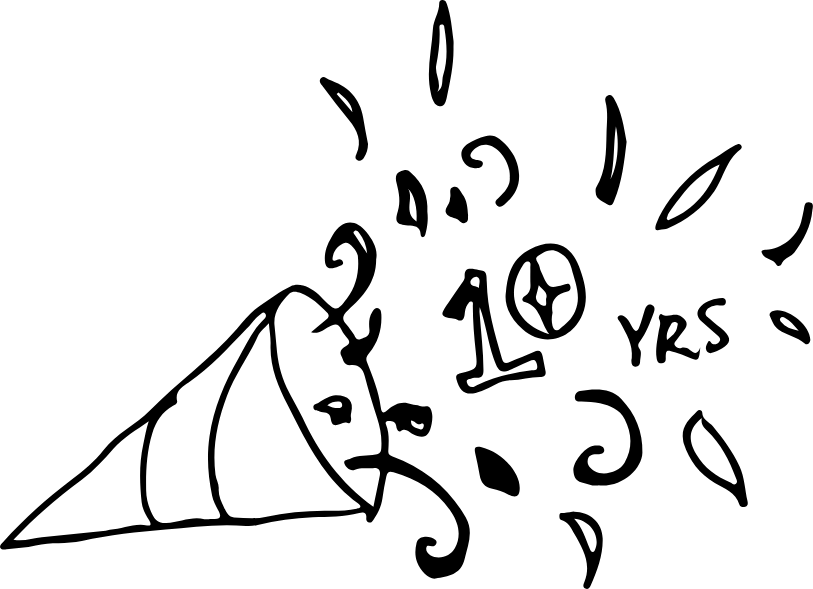
#> input picture digitizer/raster/10yrs_confetti.png, 813 x 589 px; its folder holds only this picture in this run
$ python cli.py ../raster/10yrs_confetti.png
#> lines starting #> are read from the running program, lines starting #| are printed output that depends on the picture; after the words box and inside, x2 and y2 are one past the last pixel; in counts of white or black regions, pixels touching at a corner belong together
### digitizer/v5/config.py
"""Parameter layering: built-in defaults → fabric preset → design config file
→ per-object-name overrides.

Config files are TOML (parsed with stdlib tomllib on 3.11+, else a strict
built-in subset parser: [sections], key = value for strings/numbers/bools/
flat lists, # comments — everything these configs need).

Sections:
    [props]      StitchProperties fields (density, pull_comp, angle, ...)
    [underlay]   UnderlaySpec fields (kinds, inset, spacing, stitch_length)
    [transit]    TransitPolicy fields (connect_mm, trim_mm, ...)
    [lineart]    line-art frontend thresholds (single_max_w, bean_max_w, ...)
    [output]     formats = ["dst", "pes"], ...
    [object.NAME] per-object-name property overrides (applied by frontend
                  object name, e.g. [object.fill-outline] bean_repeats = 1)
"""

from __future__ import annotations

from dataclasses import fields
from typing import Any

from .compile import TransitPolicy
from .objects import StitchProperties, UnderlaySpec

# ── fabric presets (numbers from RESEARCH.md §4) ────────────────────────────

FABRIC_PRESETS: dict[str, dict] = {
    "twill": {   # stable woven — the jacket case
        "props": {"density": 0.40, "pull_comp": 0.15, "row_spacing": 0.42},
        "underlay": {"kinds": [], "inset": 0.8, "spacing": 2.5},
    },
    "denim": {
        "props": {"density": 0.40, "pull_comp": 0.15, "row_spacing": 0.42},
        "underlay": {"kinds": [], "inset": 0.8, "spacing": 2.5},
    },
    "canvas": {  # very stable, coarse
        "props": {"density": 0.42, "pull_comp": 0.10, "row_spacing": 0.45},
        "underlay": {"kinds": [], "inset": 0.8, "spacing": 2.8},
    },
    "knit": {    # stretchy — stronger underlay, more comp
        "props": {"density": 0.40, "pull_comp": 0.30, "row_spacing": 0.40},
        "underlay": {"kinds": ["edge_run", "zigzag"], "inset": 0.8, "spacing": 2.0},
        "transit": {"trim_mm": 5.0},
    },
    "cap": {     # structured, unstable — heaviest support
        "props": {"density": 0.38, "pull_comp": 0.35, "row_spacing": 0.40},
        "underlay": {"kinds": ["edge_run", "double_zigzag"], "inset": 0.8, "spacing": 1.8},
    },
}

# Line-art frontend thresholds (defaults mirror frontends/lineart.py).
LINEART_DEFAULTS = {
    "single_max_w": 0.45,
    "bean_max_w": 1.8,
    "blob_w": 3.2,
    "speck_area_mm2": 1.5,
    "spur_mm": 1.6,
    "min_element_mm": 1.2,
    "style": "redwork",
}

OUTPUT_DEFAULTS = {"formats": ["dst", "pes"]}


# ── TOML loading ────────────────────────────────────────────────────────────

# [78 lines left out: functions _parse_value, _split_list, _mini_toml, load_config_file, not called in this run]


# ── layering ────────────────────────────────────────────────────────────────

def _merge(base: dict, over: dict) -> dict:
    out = dict(base)
    for k, v in (over or {}).items():
        if isinstance(v, dict) and isinstance(out.get(k), dict):
            out[k] = _merge(out[k], v)
        else:
            out[k] = v
    return out


class ResolvedConfig:
    """The fully layered configuration for one digitizing run."""

    def __init__(self, fabric: str | None = None, config_path: str | None = None,
                 overrides: dict | None = None):
        layers = [{}]
        if fabric:
            if fabric not in FABRIC_PRESETS:
                raise ValueError(f"unknown fabric {fabric!r}; "
                                 f"choose from {sorted(FABRIC_PRESETS)}")
            layers.append(FABRIC_PRESETS[fabric])
        if config_path:
            layers.append(load_config_file(config_path))
        if overrides:
            layers.append(overrides)
        cfg: dict = {}
        for layer in layers:
            cfg = _merge(cfg, layer)
        self.raw = cfg
        self.fabric = fabric

    def _dataclass_from(self, cls, section: str, base=None, extra: dict | None = None):
        allowed = {f.name for f in fields(cls)}
        values = dict(self.raw.get(section, {}))
        if extra:
            values = _merge(values, extra)
        unknown = set(values) - allowed
        if unknown:
            raise ValueError(f"[{section}] unknown keys: {sorted(unknown)}")
        if section == "underlay" and "kinds" in values:
            values["kinds"] = tuple(values["kinds"])
        base_values = {f.name: getattr(base, f.name) for f in fields(cls)} if base else {}
        return cls(**{**base_values, **values})

    def properties(self, object_name: str | None = None) -> StitchProperties:
        underlay = self._dataclass_from(UnderlaySpec, "underlay")
        props = self._dataclass_from(StitchProperties, "props")
        props = props.with_(underlay=underlay)
        if object_name:
            per_object = self.raw.get("object", {}).get(object_name)
            if per_object:
                allowed = {f.name for f in fields(StitchProperties)}
                unknown = set(per_object) - allowed
                if unknown:
                    raise ValueError(f"[object.{object_name}] unknown keys: {sorted(unknown)}")
                props = props.with_(**per_object)
        return props

    def transit(self) -> TransitPolicy:
        return self._dataclass_from(TransitPolicy, "transit")

    def lineart(self) -> dict:
        cfg = dict(LINEART_DEFAULTS)
        cfg.update(self.raw.get("lineart", {}))
        unknown = set(cfg) - set(LINEART_DEFAULTS)
        if unknown:
            raise ValueError(f"[lineart] unknown keys: {sorted(unknown)}")
        return cfg

    # [13 lines left out: functions output, apply_object_overrides, not called in this run]

### digitizer/v5/frontends/lineart.py
"""Line-art frontend: V4's medial-axis / Euler-trail pipeline, emitting
StitchObjects instead of raw stitches.

Style "redwork" (default) reproduces V4's treatment tiers so the 22 TLS
designs regression-diff cleanly:
    width ≤ single_max   → RunPath, single pass
    width ≤ bean_max     → RunPath, bean ×3
    width ≤ blob cutoff  → RunPath ×3 parallel lanes (out/back/out)
    wider                → FillRegion (+ outline RunPath)
Style "satin" swaps the heavy tier for SatinColumn.from_centerline — the
patents' thin-object satin path — for when the design scale supports it.
"""

from __future__ import annotations

from collections import defaultdict

import numpy as np
from PIL import Image
from scipy import ndimage
from shapely.geometry import Polygon
from skimage.measure import find_contours, label
from skimage.morphology import medial_axis

from ..geometry import offset_polyline, polyline_length, smooth
from ..objects import FillRegion, ManualStitch, RunPath, StitchProperties

NEIGHBORS = [(-1, -1), (-1, 0), (-1, 1), (0, -1), (0, 1), (1, -1), (1, 0), (1, 1)]

# Frontend structure thresholds (mm) — mirror V4.
SPECK_AREA_MM2 = 1.5
SPUR_MM = 1.6
MIN_ELEMENT_MM = 1.2
SINGLE_MAX_W = 0.45
BEAN_MAX_W = 1.8
BLOB_W = 3.2


def load_mask(path):
    return np.array(Image.open(path).convert("L")) < 128


# ── skeleton → chains (V4 port) ──────────────────────────────────────────────

def trace_chains(skel):
    pts = {(int(r), int(c)) for r, c in zip(*np.nonzero(skel))}
    nbrs = {}
    for p in pts:
        r, c = p
        nbrs[p] = [q for dr, dc in NEIGHBORS if (q := (r + dr, c + dc)) in pts]
    degree = {p: len(n) for p, n in nbrs.items()}
    visited = set()
    chains = []

    def walk(start, first):
        line = [start, first]
        visited.add((start, first))
        visited.add((first, start))
        prev, cur = start, first
        while degree[cur] == 2:
            nxt = next((q for q in nbrs[cur] if q != prev), None)
            if nxt is None or (cur, nxt) in visited:
                break
            visited.add((cur, nxt))
            visited.add((nxt, cur))
            line.append(nxt)
            prev, cur = cur, nxt
        return line

    for p in pts:
        if degree[p] == 2:
            continue
        for q in nbrs[p]:
            if (p, q) not in visited:
                chains.append(walk(p, q))
    for p in pts:
        for q in nbrs[p]:
            if (p, q) not in visited:
                loop = walk(p, q)
                loop.append(p)
                chains.append(loop)
    return chains


# [148 lines left out: functions prune_spurs, cluster_nodes, euler_trails, not called in this run]


# ── frontend main ────────────────────────────────────────────────────────────

def digitize_lineart(raster_path=None, mm_per_px=0.0625,
                     props: StitchProperties | None = None,
                     style: str = "redwork", params: dict | None = None,
                     mask=None):
    """Returns a list of StitchObjects for a black-on-white raster.
    `params` overrides the structural thresholds (see config.LINEART_DEFAULTS).
    Pass either a path or a boolean `mask` array directly."""
    P = {
        "single_max_w": SINGLE_MAX_W, "bean_max_w": BEAN_MAX_W, "blob_w": BLOB_W,
        "speck_area_mm2": SPECK_AREA_MM2, "spur_mm": SPUR_MM,
        "min_element_mm": MIN_ELEMENT_MM,
        "satin_min_w": None, "satin_min_len": None,   # treatment forcing
    }
    if params:
        P.update({k: v for k, v in params.items() if k in P})
        style = params.get("style", style)
    base_props = props or StitchProperties()
    if style == "master":
        # Jacob's reference style: single-pass runs, longer stitches
        base_props = base_props.with_(run_length=2.8, run_tolerance=0.12,
                                      bean_repeats=1)
    if mask is None:
        mask = load_mask(raster_path)
    else:
        mask = mask.copy()   # the pipeline mutates it
    if not mask.any():
        return []

    objects = []
    px_area = mm_per_px * mm_per_px

    # specks → cross stitches
    labeled = label(mask, connectivity=2)
    for rid in range(1, labeled.max() + 1):
        region = labeled == rid
        if region.sum() * px_area < P["speck_area_mm2"]:
            rs, cs = np.nonzero(region)
            c = np.array([cs.mean(), rs.mean()]) * mm_per_px
            d = 0.4
            objects.append(ManualStitch(
                [c + [-d, -d], c + [d, d], c + [-d, d], c + [d, -d], c],
                props=base_props, name="speck"))
            mask = mask & ~region

    # blobs → fill regions (nearest-ridge classification, V4)
    skel, dist = medial_axis(mask, return_distance=True, rng=0)
    width_mm = 2 * dist * mm_per_px
    blob_seed = skel & (width_mm > P["blob_w"])
    if blob_seed.any():
        _, (ir, ic) = ndimage.distance_transform_edt(~skel, return_indices=True)
        blob_mask = mask & (width_mm[ir, ic] > P["blob_w"])
        blob_labeled = label(blob_mask, connectivity=2)
        for rid in range(1, blob_labeled.max() + 1):
            region = blob_labeled == rid
            if region.sum() * px_area < 2.0:
                blob_mask &= ~region
                continue
            contours = find_contours(region.astype(float), 0.5)
            if not contours:
                continue
            rings = [np.column_stack([c[:, 1], c[:, 0]]) * mm_per_px for c in contours]
            rings.sort(key=lambda r: -Polygon(r).area if len(r) >= 4 else 0)
            exterior = rings[0]
            holes = [r for r in rings[1:] if len(r) >= 4 and Polygon(r).area > 1.0]
            poly = Polygon(exterior, holes)
            if not poly.is_valid:
                poly = poly.buffer(0)
            if poly.is_empty:
                continue
            bar = _satin_bar(poly, base_props) if style == "master" else None
            if bar is not None:
                objects.append(bar)
                continue
            fill_props = base_props.with_(row_spacing=0.42, fill_stitch_length=3.0)
            objects.append(FillRegion(poly, props=fill_props, name="blob-fill"))
            if style != "master":
                for ring in [exterior] + holes:
                    if polyline_length(ring) >= 3.0:
                        objects.append(RunPath(smooth(ring), props=base_props.with_(bean_repeats=1),
                                               name="fill-outline"))
        mask = mask & ~blob_mask
        if mask.any():
            skel, dist = medial_axis(mask, return_distance=True, rng=0)
            width_mm = 2 * dist * mm_per_px
        else:
            skel = np.zeros_like(mask)

    # centerline network → Euler trails → RunPath / SatinColumn objects
    if skel.any():
        chains_px = prune_spurs(trace_chains(skel), mm_per_px, P["spur_mm"])
        degree = defaultdict(int)
        for ch in chains_px:
            degree[ch[0]] += 1
            degree[ch[-1]] += 1
        chains_px = [ch for ch in chains_px
                     if not (degree[ch[0]] == 1 and degree[ch[-1]] == 1
                             and polyline_length(np.asarray(ch, float)) * mm_per_px < P["min_element_mm"])]
        if chains_px:
            chain_mm = [smooth(np.array([(c, r) for r, c in ch], float)) * mm_per_px
                        for ch in chains_px]
            # master classifies by the wide part of the mark (tips taper to 0
            # and drag the mean down); other styles keep V4's mean
            q = 75 if style == "master" else 50
            chain_w = [float(np.mean([width_mm[r, c] for r, c in ch]))
                       if style != "master" else
                       float(np.percentile([width_mm[r, c] for r, c in ch], q))
                       for ch in chains_px]

            group_counter = 0
            for comp_trails in euler_trails(chains_px):
                for trail in comp_trails:
                    group_counter += 1
                    objects.extend(_trail_to_objects(
                        trail, chain_mm, chain_w, base_props, style,
                        group=group_counter, P=P))
    return objects


# [84 lines left out: functions _satin_bar, _trail_to_objects, not called in this run]

### digitizer/v5/objects.py
"""The object model: what commercial digitizers build before any stitch exists.

Every StitchObject carries StitchProperties and can report its entry/exit
candidates (for sequencing) and generate its cover stitches. Underlay and
pull compensation are applied by the compiler as passes around/into
generation (Phase 2 fleshes those out; the property slots exist now).
"""

from __future__ import annotations

from dataclasses import dataclass, field, replace
from typing import Literal, Optional

import numpy as np
from shapely.geometry import Polygon

TieMode = Literal["none", "small_run", "triangle"]
UnderlayKind = Literal["none", "center_run", "edge_run", "zigzag", "double_zigzag", "tatami"]


@dataclass
class UnderlaySpec:
    kinds: tuple[UnderlayKind, ...] = ()   # applied in order
    inset: float = 0.8                     # mm, edge-run inset (needle width)
    spacing: float = 2.0                   # mm, zigzag/tatami underlay spacing
    stitch_length: float = 2.0             # mm


@dataclass
class StitchProperties:
    """Per-object parameters. Defaults are the industry standards from
    RESEARCH.md §4; presets and per-object overrides layer on top."""
    # runs
    run_length: float = 2.2          # max stitch on straights
    run_min_length: float = 0.8
    run_tolerance: float = 0.15      # chord-gapping tolerance
    bean_repeats: int = 1            # 1 = single run, 3 = bean, up to 9
    # satin
    density: float = 0.4             # mm advance per zig (satin) / row (fill)
    min_width: float = 1.5           # satin narrower than this gets widened
    max_stitch: float = 10.0         # split any longer movement
    # fill
    angle: float = 0.0               # degrees, fill row angle (per-object!)
    row_spacing: float = 0.4         # mm between fill rows
    fill_stitch_length: float = 3.5  # mm along fill rows
    staggers: int = 4                # penetration offset cycle length
    pattern: str = "standard"        # tatami pattern preset (see fill.PATTERNS)
    fill_mode: str = "tatami"        # tatami | contour | spiral | motif
    # quality
    pull_comp: float = 0.0           # mm widening perpendicular to stitches
    underlay: UnderlaySpec = field(default_factory=UnderlaySpec)
    # ties & transits
    tie_in: TieMode = "small_run"
    tie_off: TieMode = "small_run"
    tie_size: float = 0.5

    def with_(self, **kw) -> "StitchProperties":
        return replace(self, **kw)


@dataclass
class StitchBlock:
    """A continuous run of needle-downs of one kind (no jumps inside)."""
    points: np.ndarray                     # (n, 2) mm
    kind: str = "run"                      # run/bean/satin/fill/underlay/motif/manual/tack
    color: int = 0                         # color block index

    def __len__(self):
        return len(self.points)


class StitchObject:
    """Base: a design object that can be compiled to stitch blocks."""

    # [15 lines left out: functions __init__, endpoints, not called in this run]

    # generation interface --------------------------------------------------
    def generate(self, entry_index: int = 0) -> list[StitchBlock]:
        """Cover stitches for the chosen entry/exit variant."""
        raise NotImplementedError

    def underlay_blocks(self, entry_index: int = 0) -> list[StitchBlock]:
        return []  # Phase 2

    # [4 lines left out: function hidden_travel, not called in this run]


class RunPath(StitchObject):
    """Line stitching along a path: single / bean×n via tolerance placement."""

    def __init__(self, path, **kw):
        super().__init__(**kw)
        self.path = np.asarray(path, float)

    def endpoints(self):
        return [(self.path[0], self.path[-1]), (self.path[-1], self.path[0])]

    # [8 lines left out: function generate, not called in this run]


class SatinColumn(StitchObject):
    """Two rails + implicit rungs. Rails are sampled polylines of equal
    direction; stitches zigzag rail-to-rail at `density` advance."""

    # [89 lines left out: functions __init__, from_centerline, endpoints, _comp_rails, generate, underlay_blocks and 2 more, not called in this run]


class FillRegion(StitchObject):
    """A filled area (shapely Polygon, holes supported)."""

    def __init__(self, polygon: Polygon, **kw):
        super().__init__(**kw)
        self.polygon = polygon

    # [78 lines left out: functions endpoints, _comp_polygon, generate, underlay_blocks, hidden_travel, not called in this run]


class MotifRun(StitchObject):
    """A motif (list of stitch offsets, in mm, one 'stamp') repeated along a path."""

    # [5 lines left out: function __init__, not called in this run]

    def endpoints(self):
        return [(self.path[0], self.path[-1]), (self.path[-1], self.path[0])]

    # [7 lines left out: function generate, not called in this run]


class Applique(StitchObject):
    """Applique: placement run → STOP → tackdown zigzag → STOP → cover satin
    border along the boundary (the standard machine-applique sequence)."""

    # [6 lines left out: function __init__, not called in this run]

    def endpoints(self):
        return [(self.boundary[0], self.boundary[0])]

    # [23 lines left out: function generate, not called in this run]


class ManualStitch(StitchObject):
    """Exact needle points, verbatim (cross stitches on specks, edits)."""

    def __init__(self, points, **kw):
        super().__init__(**kw)
        self.points = np.asarray(points, float)

    def endpoints(self):
        return [(self.points[0], self.points[-1]), (self.points[-1], self.points[0])]

    def generate(self, entry_index: int = 0) -> list[StitchBlock]:
        pts = self.points if entry_index == 0 else self.points[::-1]
        return [StitchBlock(pts, kind="manual", color=self.color)]

### digitizer/v5/cli.py
"""V5 command-line interface.

    python -m v5.cli <input.svg|png|dir> [--size 50.8] [--fabric twill]
                     [--config design.toml] [-o outdir] [--formats dst,pes]
                     [--frontend auto|lineart|raster] [--colors 6]
                     [--px-per-mm 16] [--style redwork|satin]

SVG inputs are rasterized via ../rasterize.mjs (headless Chrome). A directory
input batches every .svg/.png inside it. Every run writes the requested
formats plus -preview.png and prints a stats block with validation and
density warnings.
"""

from __future__ import annotations

import argparse
import json
import os
import subprocess
import sys

from PIL import Image

sys.path.insert(0, os.path.dirname(os.path.dirname(os.path.abspath(__file__))))

from v5.compile import compile_objects, render_preview, write_outputs  # noqa: E402
from v5.config import ResolvedConfig  # noqa: E402
from v5.frontends.lineart import digitize_lineart  # noqa: E402
from v5.frontends.raster import digitize_raster  # noqa: E402
from v5.simulate import render_simulation  # noqa: E402
from v5.validate import (density_warnings, ties_at_trims,  # noqa: E402
                         validate_file, validate_files)

RASTERIZE = os.path.join(os.path.dirname(os.path.dirname(os.path.abspath(__file__))),
                         "rasterize.mjs")


# [12 lines left out: function rasterize_svg, not called in this run]


def is_lineartish(png_path: str) -> bool:
    """Heuristic: near-monochrome images take the line-art path."""
    img = Image.open(png_path).convert("RGB").resize((64, 64))
    import numpy as np
    arr = np.array(img, float)
    saturation = (arr.max(axis=2) - arr.min(axis=2)).mean()
    return saturation < 12


def digitize_one(path: str, args, cfg: ResolvedConfig) -> dict:
#> called with path = '../raster/10yrs_confetti.png'
    name = os.path.splitext(os.path.basename(path))[0]
    os.makedirs(args.out, exist_ok=True)
    out_base = os.path.join(args.out, name)

    # source raster
    if path.lower().endswith(".svg"):
        raster = os.path.join(args.out, f".{name}-raster.png")
        rasterize_svg(path, raster, args.size, args.px_per_mm)
        mm_per_px = 1 / args.px_per_mm
    else:
        raster = path
        img = Image.open(path)
#> img is the input picture: PIL image 813x589 RGB; min 0, max 255, mean 231.2
        mm_per_px = args.size / max(img.size)

    frontend = args.frontend
    if frontend == "auto":
        frontend = "lineart" if is_lineartish(raster) else "raster"
#> in is_lineartish, `img = Image.open(png_path).convert("RGB").resize((64, 64))`:
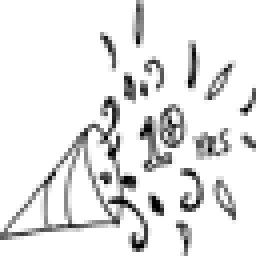
#> img: PIL image 64x64 RGB (shown 4 times larger); min 0, max 255, mean 230.3
#> in is_lineartish, `saturation = (arr.max(axis=2) - arr.min(axis=2)).mean()`: saturation = 0
#> frontend = 'lineart'

    props = cfg.properties()
    if frontend == "raster":
        objects, _palette = digitize_raster(raster, mm_per_px,
                                            n_colors=args.colors, props=props)
    else:
        la = cfg.lineart()
        if args.style:
            la["style"] = args.style
        objects = digitize_lineart(raster, mm_per_px, props=props,
                                   style=la["style"], params=la)
#> in load_mask, `return np.array(Image.open(path).convert("L")) < 128`:
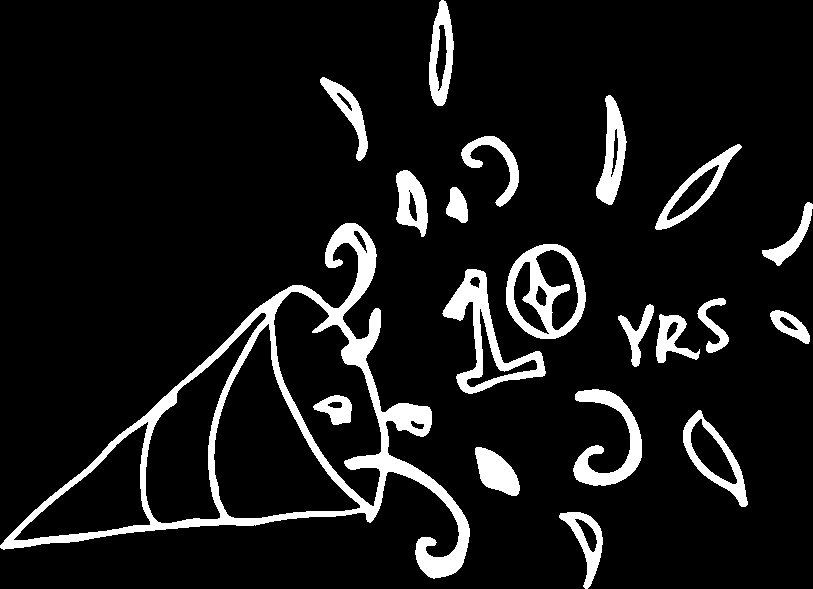
#> returned value: shape (589, 813) bool; 9.3% white; 20 white regions, largest, box (x1, y1, x2, y2) and area: (0, 223, 470, 579) 18096, (442, 269, 546, 394) 3441, (506, 244, 586, 339) 3156
#> (the rest of the program and of its run is left out)
